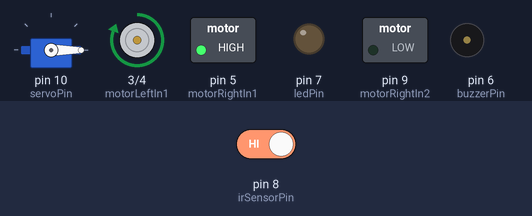
Simulated run of this sketch. Board: Arduino Uno, built with avr-gcc and run on an emulated ATmega328P. On the bench: servo, motor-driver pin pairs drawn as motors (green arrow = first pin HIGH = forward, orange = second pin HIGH = backward, longer = more drive), switched loads named in the sketch (green lamp = pin HIGH), output pins drawn as LEDs (lit = HIGH), buzzer (waves = sounding, pin HIGH). The inputs (shaded band) are chosen by the test bench; at power-on: pin 8 (irSensorPin) HIGH.

Above: at 1.2 s.
1.3 s: pin 8 (irSensorPin) driven LOW
At 2.3 s:
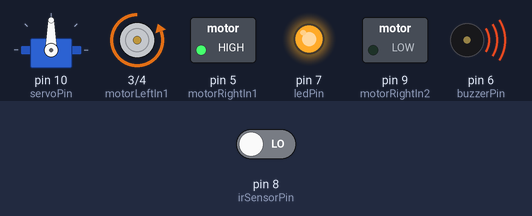
2.8 s: pin 8 (irSensorPin) driven HIGH
At 3.5 s:
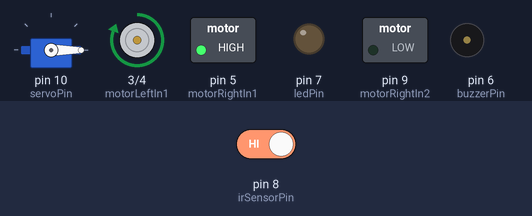
Timing chart, 0 to 5.8 s (numbered marks = the images above; inputs shaded):
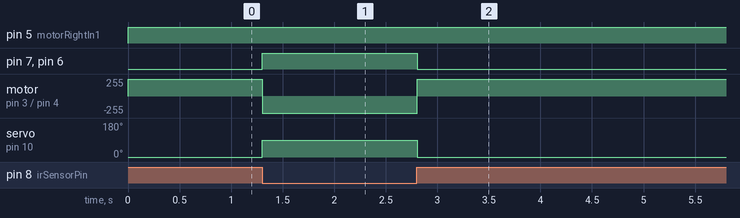

Measured:
- after the input at 1.3 s, pin 7 (ledPin), pin 6 (buzzerPin): LOW → HIGH at once; motor on pin 3 (motorLeftIn1) / pin 4 (motorLeftIn2): forward 255/255 → backward 255/255 at once; servo on pin 10 (servoPin): 0° → 90° at once
- after the input at 2.8 s, pin 7 (ledPin), pin 6 (buzzerPin): HIGH → LOW at once; motor on pin 3 (motorLeftIn1) / pin 4 (motorLeftIn2): backward 255/255 → forward 255/255 at once; servo on pin 10 (servoPin): 90° → 0° at once

The sketch:

Code.ino
```cpp
#include <Servo.h>
Servo myServo;

// Sensor & control pins
const int irSensorPin = 8;       // Pushbutton simulates IR/flame sensor

// Gearmotor control (L293D pins)
const int motorLeftIn1 = 3;      // L293D IN1
const int motorLeftIn2 = 4;      // L293D IN2
const int motorRightIn1 = 5;     // L293D IN3
const int motorRightIn2 = 9;     // L293D IN4

// Output devices
const int ledPin = 7;            // LED pin
const int buzzerPin = 6;         // Buzzer pin
const int servoPin = 10;         // Servo signal pin

void setup() {
  // Sensor input
  pinMode(irSensorPin, INPUT);

  // Motor pins
  pinMode(motorLeftIn1, OUTPUT);
  pinMode(motorLeftIn2, OUTPUT);
  pinMode(motorRightIn1, OUTPUT);
  pinMode(motorRightIn2, OUTPUT);

  // Output devices
  pinMode(ledPin, OUTPUT);
  pinMode(buzzerPin, OUTPUT);

  // Attach the servo
  myServo.attach(servoPin);
  myServo.write(0);  // Start at angle 0
}

void loop() {
  int sensorValue = digitalRead(irSensorPin);

  if (sensorValue == LOW) {
    // Flame detected → turn robot and activate alert
    digitalWrite(motorLeftIn1, LOW);
    digitalWrite(motorLeftIn2, HIGH);   // Left motor backward

    digitalWrite(motorRightIn1, HIGH);
    digitalWrite(motorRightIn2, LOW);   // Right motor forward

    digitalWrite(ledPin, HIGH);
    digitalWrite(buzzerPin, HIGH);

    myServo.write(90);  // Aim sprayer or rotate
  } else {
    // No flame → move forward, turn off alerts
    digitalWrite(motorLeftIn1, HIGH);
    digitalWrite(motorLeftIn2, LOW);

    digitalWrite(motorRightIn1, HIGH);
    digitalWrite(motorRightIn2, LOW);

    digitalWrite(ledPin, LOW);
    digitalWrite(buzzerPin, LOW);

    myServo.write(0);  // Reset servo position
  }

  delay(50);  // Debounce delay
}
```
